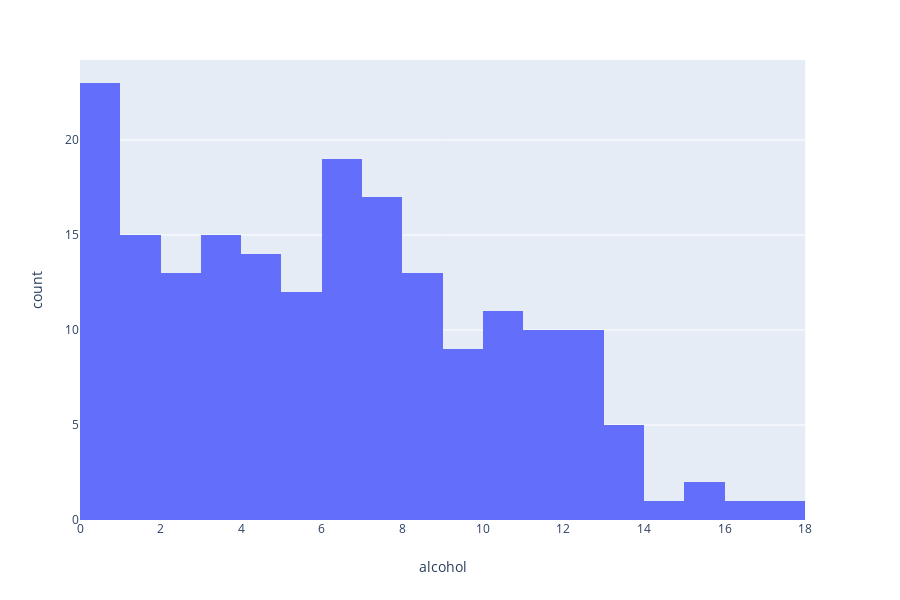

The code cell stored with this chart in its notebook:
### Markdown cell above
## Histograma

histograma, também conhecido como distribuição de frequências, é a representação gráfica em colunas ou em barras (retângulos) de um conjunto de dados previamente tabulado e dividido em classes uniformes ou não uniformes. A base de cada retângulo representa uma classe. A altura de cada retângulo representa a quantidade ou a frequência absoluta com que o valor da classe ocorre no conjunto de dados para classes uniformes ou a densidade de frequência para classes não uniformes. [\[fonte\]](https://books.google.com.br/books?id=-FlCFbIluaQC&printsec=frontcover&hl=pt-BR#v=onepage&q&f=false)

### Code cell
import plotly.express as px

#passamos o dataframe e a coluna Alcohol como valores do eixo x
fig = px.histogram(data, x="alcohol", nbins=30)
fig.show()

### Figure 1 — Plotly figure (JSON) as saved in the notebook; plotly's stock layout.template omitted (floating-point values rounded to 4 significant figures; data arrays with more than 128 entries replaced by an {"elided": "..."} marker saying what was removed)
{"data": [{"alignmentgroup": "True", "bingroup": "x", "hoverlabel": {"namelength": 0}, "hovertemplate": "alcohol=%{x}<br>count=%{y}", "legendgroup": "", "marker": {"color": "#636efa"}, "name": "", "nbinsx": 30, "offsetgroup": "", "orientation": "v", "showlegend": false, "type": "histogram", "x": {"elided": "191 float values"}, "xaxis": "x", "yaxis": "y"}], "layout": {"barmode": "relative", "height": 600, "legend": {"tracegroupgap": 0}, "margin": {"t": 60}, "xaxis": {"anchor": "y", "domain": [0, 0.98], "title": {"text": "alcohol"}}, "yaxis": {"anchor": "x", "domain": [0, 1], "title": {"text": "count"}}}}
